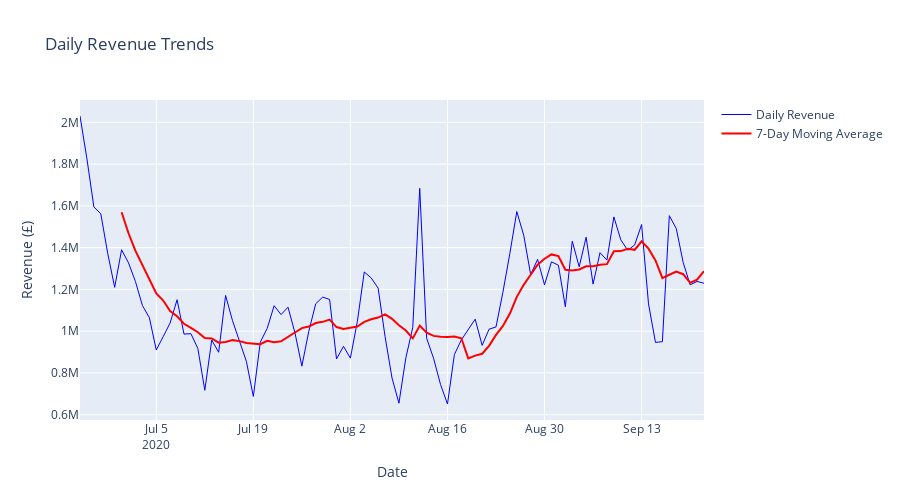
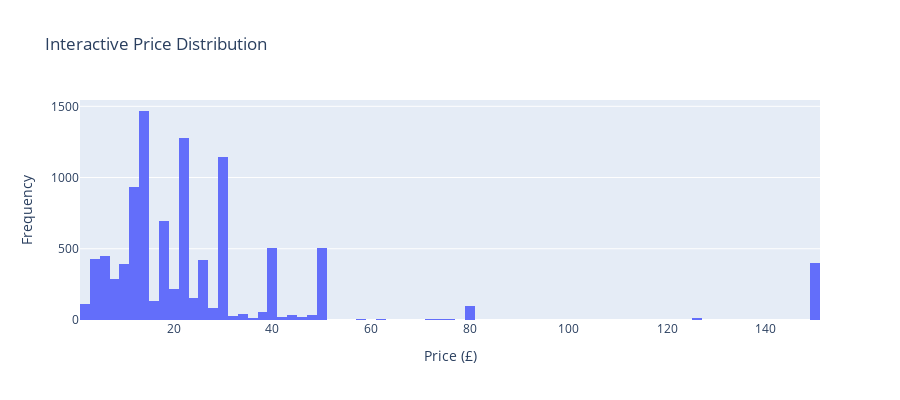

The notebook cell these images were saved under, in order:
### Markdown cell above
## 8. Interactive Visualisations (Plotly)

### Code cell
# Create interactive visualisations using Plotly
print("📊 Creating Interactive Visualisations")

# Interactive time series of daily revenue
fig_ts = go.Figure()

fig_ts.add_trace(go.Scatter(
    x=daily_pd['t_dat'],
    y=daily_pd['daily_revenue'],
    mode='lines',
    name='Daily Revenue',
    line=dict(color='blue', width=1),
    hovertemplate='<b>Date:</b> %{x}<br><b>Revenue:</b> £%{y:,.2f}<extra></extra>'
))

# Add 7-day rolling average
daily_pd['revenue_7d_ma'] = daily_pd['daily_revenue'].rolling(window=7).mean()
fig_ts.add_trace(go.Scatter(
    x=daily_pd['t_dat'],
    y=daily_pd['revenue_7d_ma'],
    mode='lines',
    name='7-Day Moving Average',
    line=dict(color='red', width=2),
    hovertemplate='<b>Date:</b> %{x}<br><b>7-Day Avg Revenue:</b> £%{y:,.2f}<extra></extra>'
))

fig_ts.update_layout(
    title='Daily Revenue Trends',
    xaxis_title='Date',
    yaxis_title='Revenue (£)',
    hovermode='x unified',
    height=500
)

fig_ts.show()

# Interactive price distribution
price_sample = df.select('price').to_pandas()['price'].sample(min(10000, df.height)).dropna()

fig_hist = go.Figure(data=[go.Histogram(
    x=price_sample,
    nbinsx=100,
    name='Price Distribution',
    hovertemplate='<b>Price Range:</b> £%{x}<br><b>Count:</b> %{y}<extra></extra>'
)])

fig_hist.update_layout(
    title='Interactive Price Distribution',
    xaxis_title='Price (£)',
    yaxis_title='Frequency',
    height=400
)

fig_hist.show()
